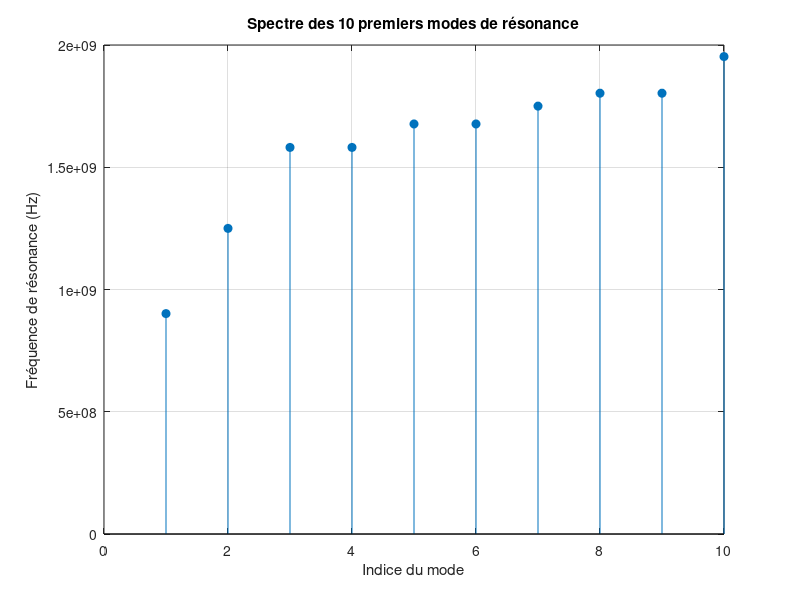

Write the MATLAB code that produced this figure.
clc; clear; close all;

% 1) Paramètres physiques de la cavité
a = 0.3;      % Dimension selon x (m)
b = 0.2;      % Dimension selon y (m)
d = 0.1;      % Dimension selon z (m)

c = 3e8;      % Vitesse de la lumière dans le vide (m/s)

% 2) Paramètres de simulation
Mmax = 5;     % Indices m, n, p variant de 0 à 5

% Initialisation des tableaux de stockage
modes = [];        % Triplets (m,n,p)
frequences = [];   % Fréquences associées (Hz)

% 3) Génération de tous les triplets (m,n,p) et suppression des modes non physiques
for m = 0:Mmax
    for n = 0:Mmax
        for p = 0:Mmax
            
            % Condition de validité physique :
            % au moins deux indices non nuls
            nb_non_nuls = (m~=0) + (n~=0) + (p~=0);
            
            if nb_non_nuls >= 2
                
                % Calcul de la fréquence de résonance
                f = (c/2)*sqrt( (m/a)^2 + (n/b)^2 + (p/d)^2 );
                
                % Stockage
                modes = [modes; m n p];
                frequences = [frequences; f];
                
            end
        end
    end
end

% 4) Tri des modes par fréquence croissante
[frequences, idx] = sort(frequences);
modes = modes(idx,:);

% 5) Affichage des 10 premiers modes de résonance
disp('==============================================================')
disp('   m     n     p        f (Hz)')
disp('==============================================================')

N = min(10, length(frequences));

for k = 1:N
    fprintf('  %d     %d     %d     %8.3e \n', ...
        modes(k,1), modes(k,2), modes(k,3), frequences(k));
end

disp('==============================================================')

% 6) Représentation du spectre des fréquences
figure;
stem(frequences(1:N), 'filled');
xlabel('Indice du mode');
ylabel('Fréquence de résonance (Hz)');
title('Spectre des 10 premiers modes de résonance');
grid on;
